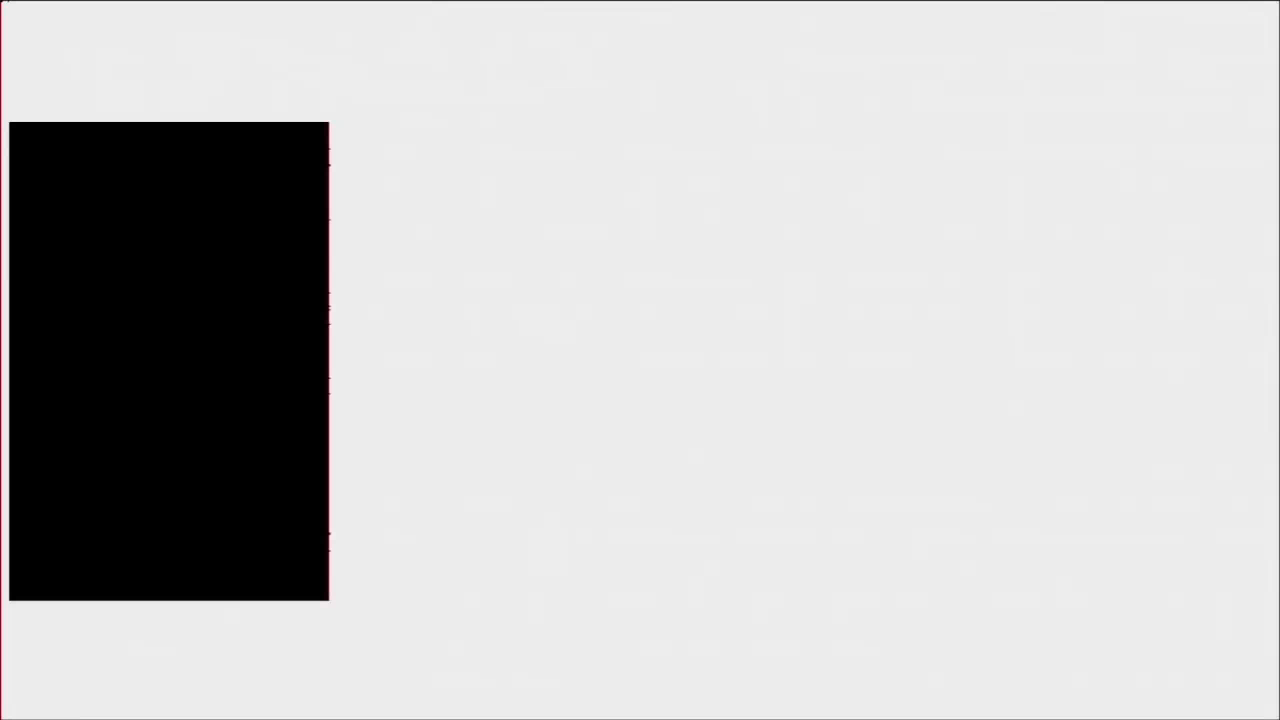
#> input picture frame 16 of Refresh Interval 100MHZ/1. Bit Distribution Over Time/100mhz_input.mkv, 1280 x 720 px, given in place of bit_rate vs dip_switch.mkv, which was not available
$ python biterrorrate.py
#> lines starting #> are read from the running program, lines starting #| are printed output that depends on the picture; after the words box and inside, x2 and y2 are one past the last pixel; in counts of white or black regions, pixels touching at a corner belong together; pictures that were not available may be replaced by others from this repository, and a replacement may not be noted
import cv2
import numpy as np
import matplotlib.pyplot as plt

# ========================
# CONFIGURATION
# ========================
VIDEO_PATH = r"C:\Users\aravi\bit_rate vs dip_switch.mkv"
NOISE_LEVELS = [0, 5, 10, 15, 20]  # Noise levels in percentage
FRAME_SKIP = 10                    # Process every 10th frame for speed
EXPECTED_BITS = 10000              # Expected number of bits per frame (adjust for your setup)

# ========================
# FUNCTIONS
# ========================
def inject_noise(frame, noise_level):
    """Inject noise into a frame based on the given noise level."""
    noise = np.random.randint(0, 256, frame.shape, dtype=np.uint8)
    noisy_frame = cv2.addWeighted(frame, 1 - noise_level / 100, noise, noise_level / 100, 0)
    return noisy_frame

def calculate_ber(original_frame, noisy_frame):
    """Calculate Bit Error Rate (BER) between original and noisy frames."""
    original_gray = cv2.cvtColor(original_frame, cv2.COLOR_BGR2GRAY)
    noisy_gray = cv2.cvtColor(noisy_frame, cv2.COLOR_BGR2GRAY)

    _, original_binary = cv2.threshold(original_gray, 127, 1, cv2.THRESH_BINARY_INV)
    _, noisy_binary = cv2.threshold(noisy_gray, 127, 1, cv2.THRESH_BINARY_INV)

    errors = np.sum(original_binary != noisy_binary)
    total_bits = original_binary.size
    return errors / total_bits

# ========================
# MAIN PROCESSING
# ========================
cap = cv2.VideoCapture(VIDEO_PATH)
if not cap.isOpened():
    raise FileNotFoundError(f"Could not open video file: {VIDEO_PATH}")

ber_results = {level: [] for level in NOISE_LEVELS}
frame_count = 0

print("Processing video for BER analysis...")
while cap.isOpened():
    ret, frame = cap.read()
#> frame is the input picture: shape (720, 1280, 3); mean B, G, R 196.2, 196.1, 196.4
    if not ret:
        break

    # Skip frames for speed
    if frame_count % FRAME_SKIP != 0:
        frame_count += 1
        continue

    # Inject noise and calculate BER for each noise level
    for level in NOISE_LEVELS:
        noisy_frame = inject_noise(frame, level)
        ber = calculate_ber(frame, noisy_frame)
        ber_results[level].append(ber)
#> this loop made 5 passes
#> (errors in calculate_ber, ber) on passes 1 to 5: (0, 0), (3, 3.26e-06), (3, 3.26e-06), (3, 3.26e-06), (20, 2.17e-05)
#> pass 1, in calculate_ber, `_, original_binary = cv2.threshold(original_gray, 127, 1, cv2.THRESH_B..`:
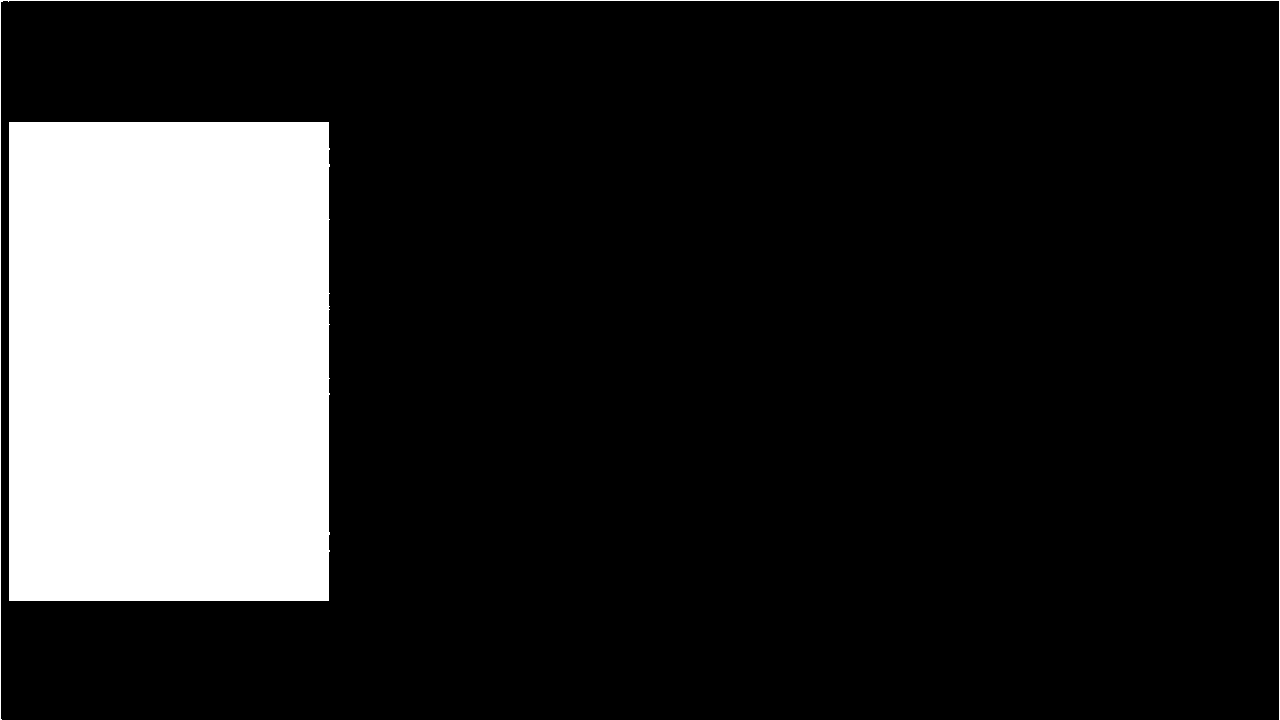
#> original_binary: shape (720, 1280); values 0 (black) and 1 (white), 16.9% white; 2 white regions, box (x1, y1, x2, y2) and area: (9, 122, 330, 601) 153298, (0, 0, 1280, 720) 2722

    frame_count += 1

cap.release()

# ========================
# AGGREGATE RESULTS & PLOT
# ========================
average_ber = {level: np.mean(ber_results[level]) for level in NOISE_LEVELS}

plt.figure(figsize=(10, 6))
plt.plot(NOISE_LEVELS, list(average_ber.values()), marker='o', color='blue')
plt.title('Bit Error Rate (BER) vs. Noise Levels')
plt.xlabel('Noise Level (%)')
plt.ylabel('Bit Error Rate (BER)')
plt.grid(True)
plt.xticks(NOISE_LEVELS)
plt.tight_layout()
plt.savefig('ber_vs_noise.png', dpi=300)
plt.show()

print("BER analysis complete. Results:")
for level in NOISE_LEVELS:
    print(f"Noise Level {level}%: Average BER = {average_ber[level]:.4f}")

$ run again, starting later in the video
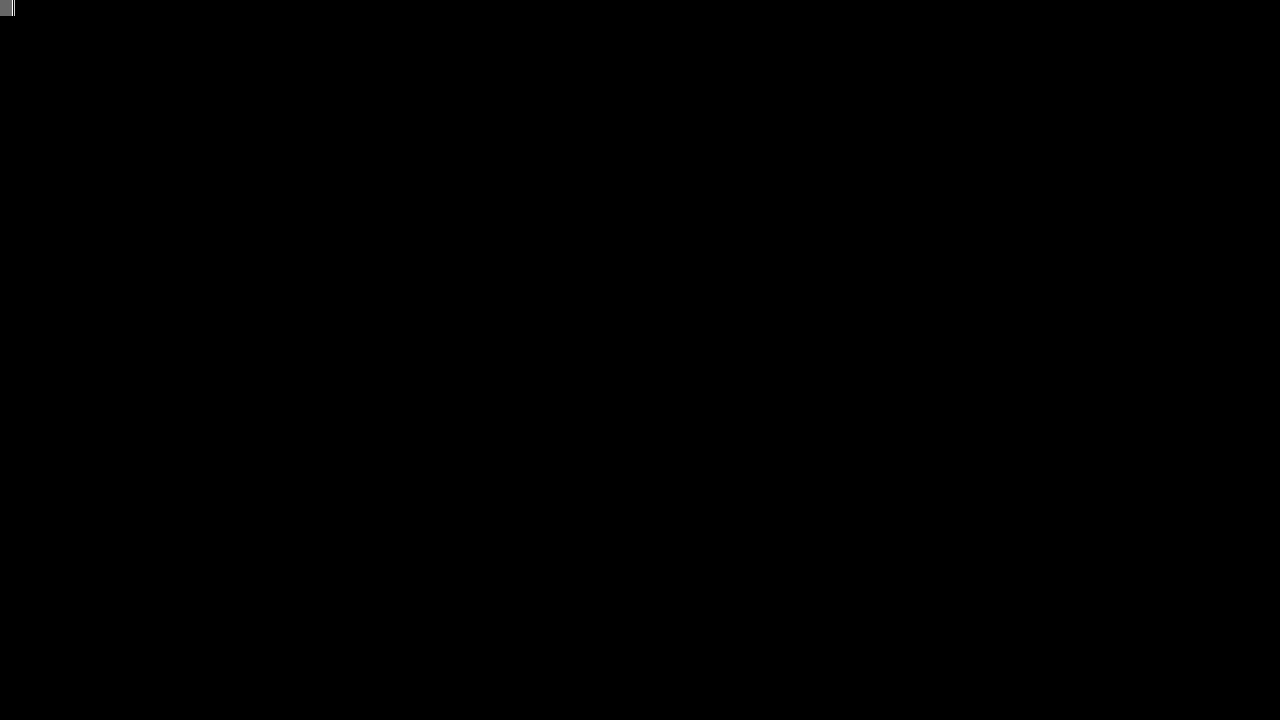
#> input picture frame 135 of Refresh Interval 100MHZ/1. Bit Distribution Over Time/100mhz_input.mkv, 1280 x 720 px, given in place of bit_rate vs dip_switch.mkv, which was not available
#> frame is the input picture: shape (720, 1280, 3); min 0, max 5, mean 0.000573
#> the loop `for level in NOISE_LEVELS:` made 5 passes
#> pass 2, in calculate_ber (call 2), `noisy_gray = cv2.cvtColor(noisy_frame, cv2.COLOR_BGR2GRAY)`:
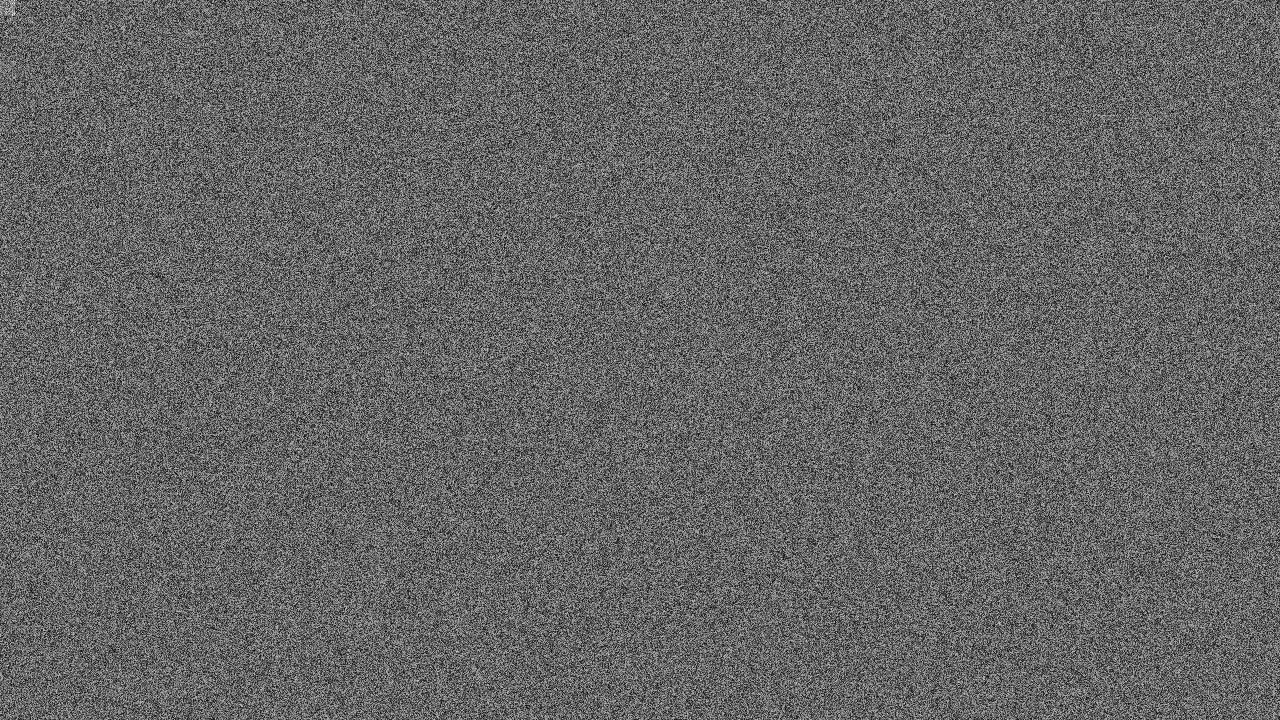
#> noisy_gray: shape (720, 1280); min 0, max 16, mean 6.37; drawn with min black and max white
